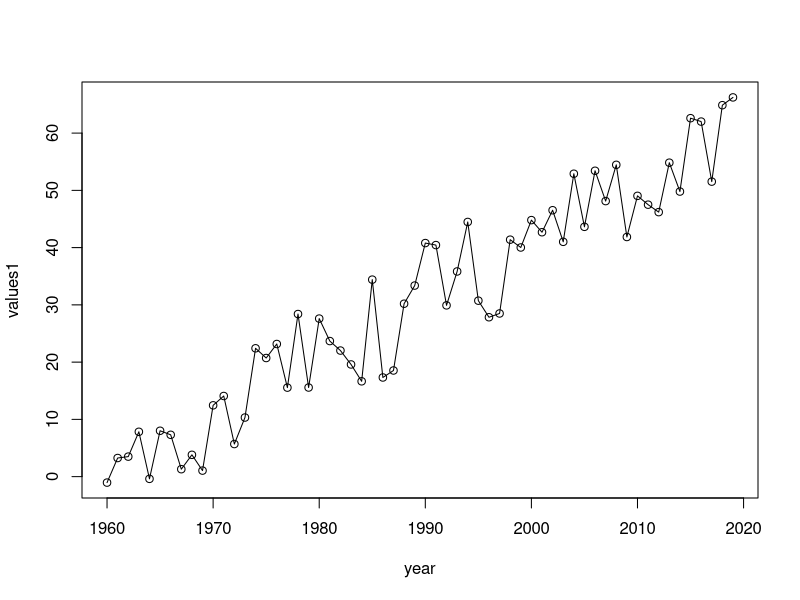

Here is the R script that generated this plot:
data <- data.frame(year=c(1960:2019),values1=runif(60,-1,1)*10+1:60)
attach(data)
plot(x = year, y = values1, type='l')
points(x = year, y = values1)